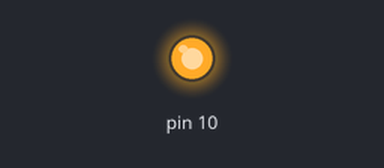
A sketch run on a simulated Arduino Uno, built with avr-gcc and run on an emulated ATmega328P. Parts: output pins drawn as LEDs (lit = HIGH). What the sketch prints to the serial monitor is not drawn.

Above: at 0.1 s.
Timing chart, 0 to 1.6 s (numbered marks = the images above):
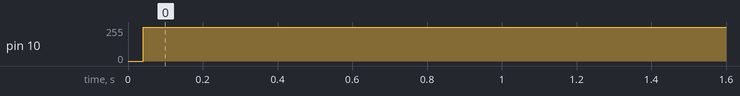

The sketch:

EX_18_03.ino
```cpp
#include <SPI.h>

#define EEPROM_READ    0b00000011  // 읽기 명령
#define EEPROM_WREN    0b00000110  // 쓰기 가능 상태 설정 명령
#define EEPROM_WRITE   0b00000010  // 쓰기 명령
#define EEPROM_RDSR    0b00000101  // 상태 레지스터 읽기 명령

#define EEPROM_WRITE_IN_PROGRESS  0 // 쓰기 진행 중 비트 번호

void setup() {
  Serial.begin(9600);
  SPI.begin();

  // 2바이트 크기 정수 쓰기
  for (int i = 1000; i < 1010; i += 2) {
    EEPROM_writeInt(i - 1000, i);
  }

  // 2바이트 크기 정수 읽기
  for (int i = 0; i < 10; i += 2) {
    int value = EEPROM_readInt(i);
    Serial.print("0x0");
    Serial.print(i, HEX);
    Serial.println(String(" 번지의 값은 ") + value + "입니다.");
  }
}

void loop() {
  // put your main code here, to run repeatedly:

}

int EEPROM_readInt(uint8_t address) {
  SPI.beginTransaction( SPISettings() );
  digitalWrite(SS, LOW);      // EEPROM 선택
  SPI.transfer(EEPROM_READ);    // 읽기 명령어 전송
  SPI.transfer(address);      // 메모리 주소 전송
  // 마스터에서 바이트 값을 전송하여야 슬레이브로부터 바이트 값을 받을 수 있다.
  // 전송하는 값은 의미가 없으므로 0을 전송한다.
  int b = SPI.transfer16(0);
  digitalWrite(SS, HIGH);       // EEPROM 선택 해제
  SPI.endTransaction();

  return b;
}

void EEPROM_writeEnable(void) {
  digitalWrite(SS, LOW);      // EEPROM 선택
  SPI.transfer(EEPROM_WREN);    // 쓰기 가능하도록 설정
  digitalWrite(SS, HIGH);       // EEPROM 선택 해제
}

void EEPROM_writeInt(uint8_t address, int data) {
  SPI.beginTransaction( SPISettings() );

  EEPROM_writeEnable();     // 쓰기 가능 모드로 설정

  digitalWrite(SS, LOW);      // EEPROM 선택
  SPI.transfer(EEPROM_WRITE);     // 쓰기 명령 전송
  SPI.transfer(address);      // 주소 전송
  SPI.transfer16(data);     // 데이터 전송
  digitalWrite(SS, HIGH); // EEPROM 선택 해제

  // 쓰기가 완료될 때까지 대기
  while (EEPROM_readStatus() & _BV(EEPROM_WRITE_IN_PROGRESS));

  SPI.endTransaction();
}

uint8_t EEPROM_readStatus(void) {
  digitalWrite(SS, LOW);      // EEPROM 선택
  SPI.transfer(EEPROM_RDSR);    // 상태 레지스터 읽기 명령 전송
  byte b = SPI.transfer(0);     // 상태 레지스터 값 읽기
  digitalWrite(SS, HIGH);       // EEPROM 선택 해제

  return b;
}
```
